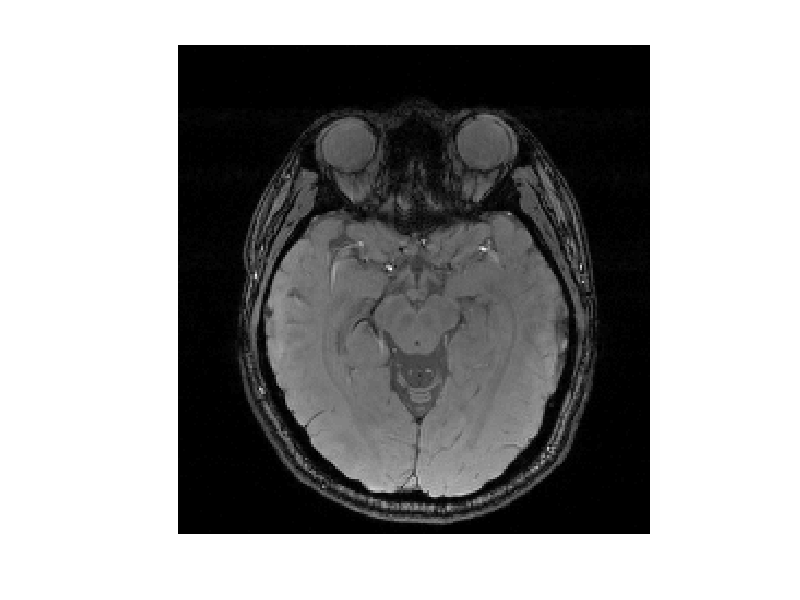

Recreate this plot in MATLAB.
% part 1.1
k_space_data = load('K_space_data.mat');
imshow(abs(k_space_data.K_space_slice18), [])

% part 1.2
X = ifft2(k_space_data.K_space_slice18);
imshow(abs(X), [])
